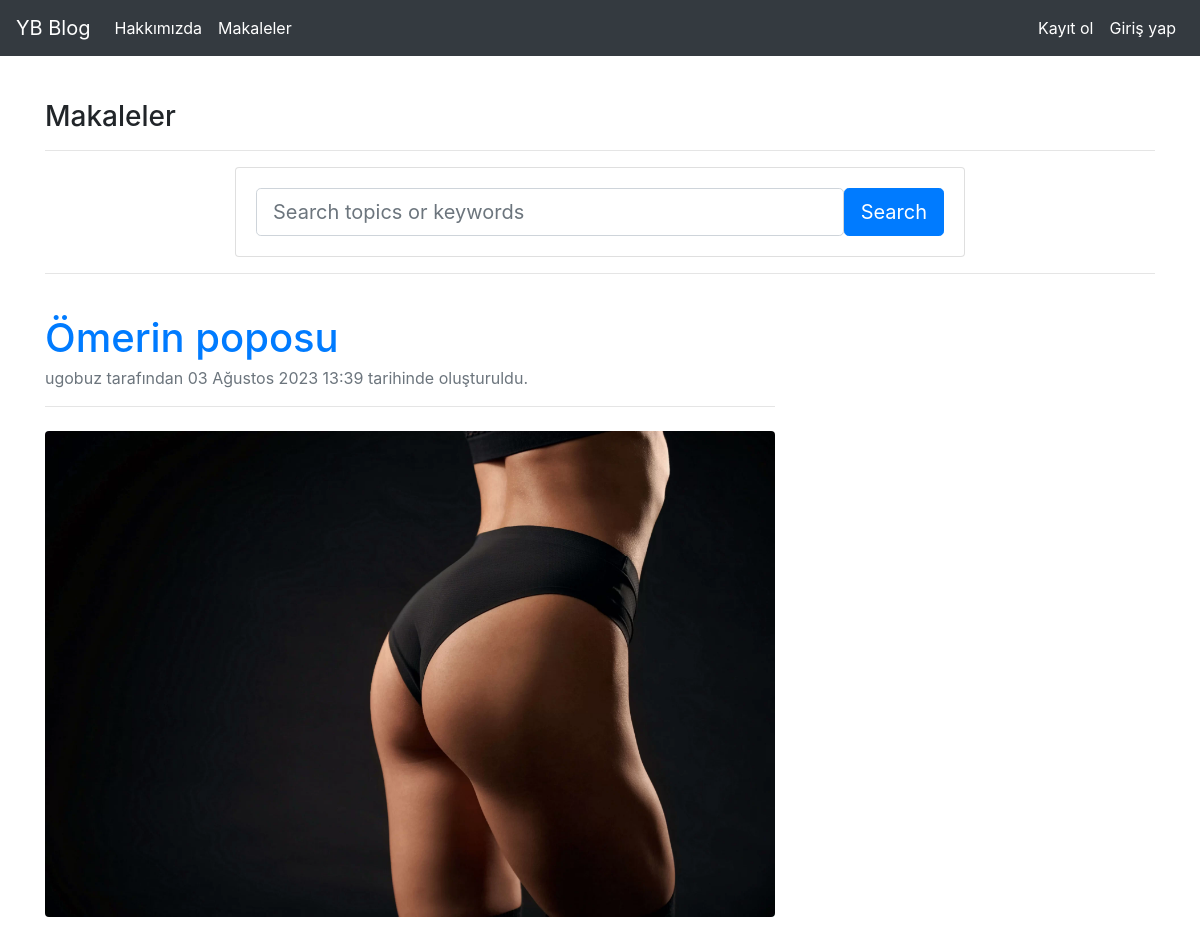
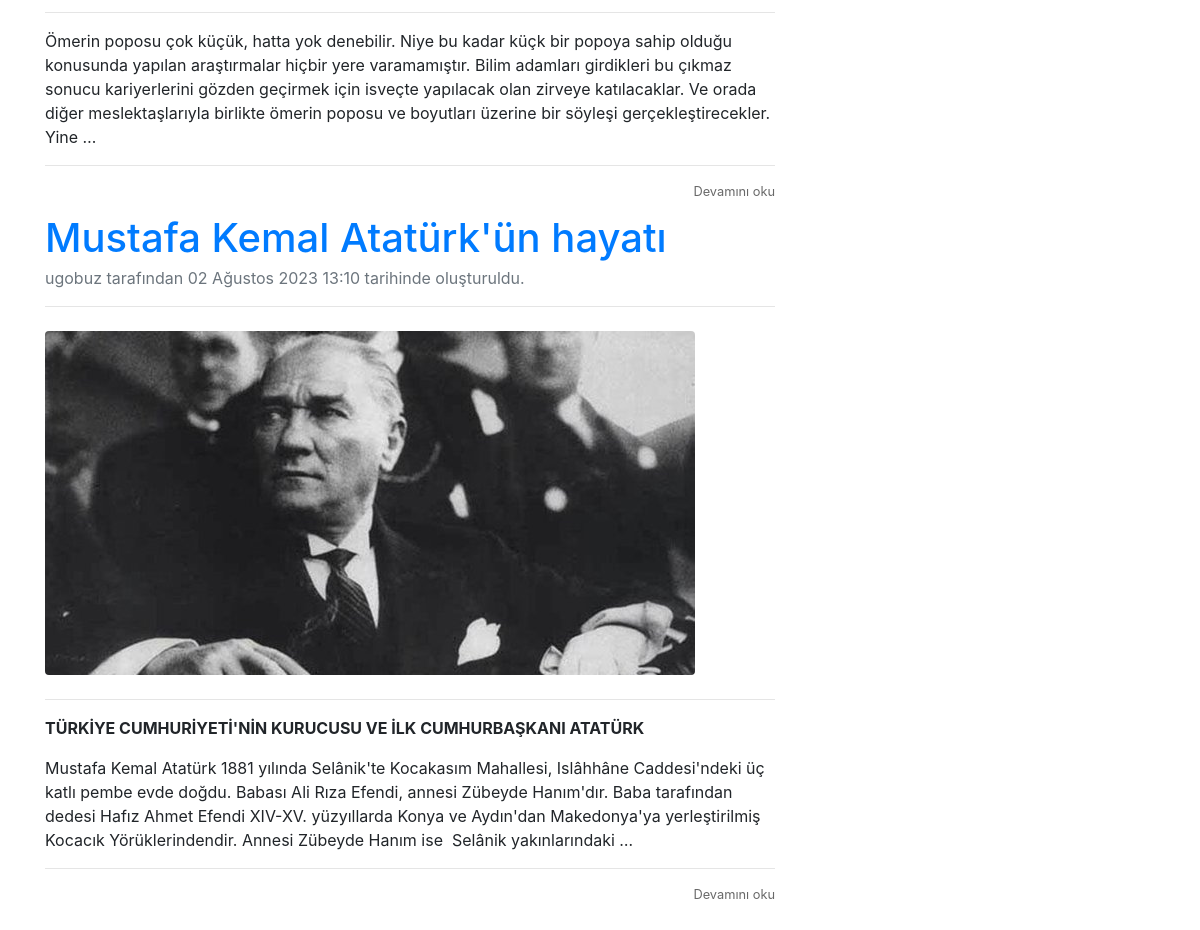
The app's page /articles/ with its own data (2 pictures, top to bottom).
### article/models.py (models this page shows, shortened)
class Article(models.Model):
    author = models.ForeignKey("auth.User", on_delete = models.CASCADE, verbose_name="Yazar")
    title = models.CharField(max_length = 50, verbose_name="Başlık")
    content = RichTextField(verbose_name="İçerik")
    created_date = models.DateTimeField(auto_now_add=True, verbose_name="Tarih")
    article_image = models.FileField(null = True, blank = True, verbose_name="Makaleye fotoğraf ekleyin")
    class Meta:
        ordering = ['-created_date']

### article/views.py (the view)
# urls.py: path('', views.articles, name = "articles"),
def articles(request):
    keyword = request.GET.get("keyword")
    if keyword:
        articles = Article.objects.filter(title__contains = keyword)
        return render(request, "articles.html", {"articles": articles})
    articles = Article.objects.all()
    return render(request, "articles.html", {"articles": articles})

### templates/articles.html (shortened to what this page needs)
{% extends "layout.html" %}
{% block body %}
<h3>Makaleler</h3>
<hr>
<div class="row justify-content-center">
                        <div class="col-12 col-md-10 col-lg-8">
                            <form class="card card-sm">
                                <div class="card-body row no-gutters align-items-center">
                                    <form>
                                        <div class="col">
                                            <input class="form-control form-control-lg form-control-borderless" type="search" name="keyword" placeholder="Search topics or keywords">
                                        </div>
                                        <div class="col-auto">
                                            <button class="btn btn-lg btn-primary" type="submit">Search</button>
                                        </div>
                                    </form>
                                </div>
                            </form>
                        </div>
</div>
<hr>
<br>
{% if articles %}
        {% for article in articles %}
        <div class="row">
            <div class="col-lg-8">
                <article>
                    <header class="mb-4">
                        <a href="{% url 'article:detail' article.id %}"><h1 class="fw-bolder mb-1">{{ article.title }}</h1></a>
                        <div class="text-muted fst-italic mb-2"> {{ article.author }} tarafından {{ article.created_date }} tarihinde oluşturuldu.</div>
                        <hr>
                    </header>
                    {% if article.article_image %}
                        <a href="{% url 'article:detail' article.id %}"><figure class="mb-4"><img class="img-fluid rounded" src="{{article.article_image.url}}" alt="..." /></figure></a>
                    {% endif %}
                    <section class="mb-5">
                        <p>
                            <hr>
                            {{ article.content|safe|truncatewords:50 }}
                            <hr>
                        </p>
                        <small><a style="float: right;color: dimgray;" href="{% url 'article:detail' article.id %}">Devamını oku</a></small>
                    </section>
                </article>
            </div>
        </div>
        {% endfor %}
{% else %}
<div class="alert alert-danger">
    Bu blogda herhangi bir makale bulunmuyor.
</div>
{% endif %}
{% endblock %}

### templates/layout.html (shortened to what this page needs)
<!DOCTYPE html>
{% load static %}
<html lang="en">
<head>
    <link rel="stylesheet" href="{% static 'css/bootstrap.min.css'%}">
</head>
<body>
    {% include "includes/navbar.html" %}
    <div style="margin-top: 100px; margin-bottom: 100px;" class="container">
        {% block body %}
        {% endblock %}
    </div>
</body>
</html>

### templates/includes/navbar.html (shortened to what this page needs)
<nav class="navbar navbar-expand-md navbar-dark fixed-top bg-dark">
    <a class="navbar-brand" href="{% url 'index' %}">YB Blog</a>
    <div class="collapse navbar-collapse" id="navbarCollapse">
      <ul class="navbar-nav mr-auto">
        <li class="nav-item active">
          <a class="nav-link" href="{% url 'about' %}">Hakkımızda</a>
        </li>
        <li class="nav-item active">
            <a class="nav-link" href="{% url 'article:articles' %}">Makaleler</a>
        </li>
      </ul>
      <ul class="navbar-nav ml-auto">
        {% if request.user.is_authenticated %}
          <li class="nav-item active">
            <a class="nav-link" href="{% url 'article:dashboard' %}">Kontrol Paneli</a>
          </li>
          <li class="nav-item active">
            <a class="nav-link" href="{% url 'user:logout' %}">Çıkış yap</a>
          </li>
        {% else %}
          <li class="nav-item active">
            <a class="nav-link" href="{% url 'user:register' %}">Kayıt ol</a>
          </li>
          <li class="nav-item active">
            <a class="nav-link" href="{% url 'user:login' %}">Giriş yap</a>
          </li>
        {% endif %}
      </ul>
    </div>
  </nav>

### records on screen
Article: title "Ömerin poposu", author "ugobuz", created_date "03 Ağustos 2023 13:39", article_image (picture), content "Ömerin poposu çok küçük, hatta yok denebilir. Niye bu kadar küçk bir popoya sahip olduğu konusunda yapılan araştırmalar hiçbir yere varamamıştır. Bilim adamları girdikleri bu çıkmaz sonucu kariyerlerini gözden geçirmek için isveçte yapılacak olan zirveye katılacaklar. Ve orada diğer meslektaşlarıyla birlikte ömerin poposu ve boyutları üzerine bir söyleşi gerçekleştirecekler. Yine …"
Article: title "Mustafa Kemal Atatürk'ün hayatı", author "ugobuz", created_date "02 Ağustos 2023 13:10", article_image (picture), content "TÜRKİYE CUMHURİYETİ'NİN KURUCUSU VE İLK CUMHURBAŞKANI ATATÜRK Mustafa Kemal Atatürk 1881 yılında Selânik'te Kocakasım Mahallesi, Islâhhâne Caddesi'ndeki üç katlı pembe evde doğdu. Babası Ali Rıza Efendi, annesi Zübeyde Hanım'dır. Baba tarafından dedesi Hafız Ahmet Efendi XIV-XV. yüzyıllarda Konya ve Aydın'dan Makedonya'ya yerleştirilmiş Kocacık Yörüklerindendir. Annesi Zübeyde Hanım ise Selânik yakınlarındaki …"
